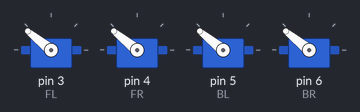
The sketch below on a simulated Arduino Uno, built with avr-gcc and run on an emulated ATmega328P. On the bench: 4 × servo.

Above: at 0.1 s.
At 1.1 s:
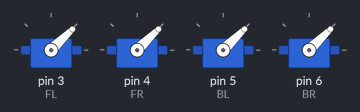
Timing chart, 0 to 2.6 s (numbered marks = the images above):
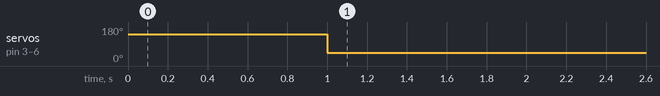

The sketch:

esc.ino
```cpp
#include<Servo.h>

Servo FL,FR,BL,BR;

void setup()
{
  FL.attach(3);
  FR.attach(4);
  BL.attach(5);
  BR.attach(6);
  FL.writeMicroseconds(2000);
  FR.writeMicroseconds(2000);
  BL.writeMicroseconds(2000);
  BR.writeMicroseconds(2000);
  delay(1000);//give 1 second delay
  FL.writeMicroseconds(1000);
  FR.writeMicroseconds(1000);
  BL.writeMicroseconds(1000);
  BR.writeMicroseconds(1000);

}

void loop()
{
}
```

Measured:
- by itself, servo on pin 3 (FL), servo on pin 4 (FR), servo on pin 5 (BL), servo on pin 6 (BR): 141° → 44° at 1.0 s
